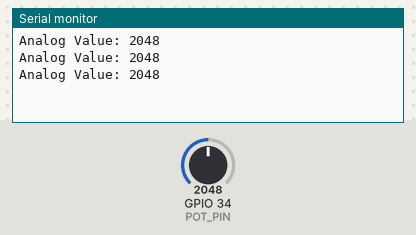
This sketch was run on a simulated ESP32. Parts: the last lines printed to the serial monitor. The test bench sets the inputs (shaded band); at power-on: GPIO 34 (POT_PIN) = 2048.

Above: at 1.3 s.
1.4 s: GPIO 34 (POT_PIN) set to 2866
At 1.9 s:
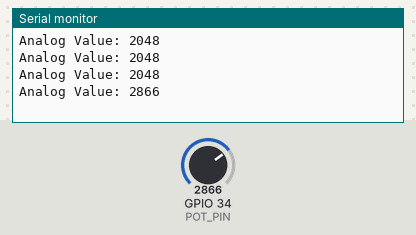
2.9 s: GPIO 34 (POT_PIN) set to 3603
At 3.4 s:
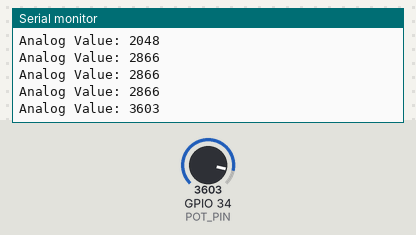
Timing chart, 0 to 5.9 s (numbered marks = the images above; inputs shaded):
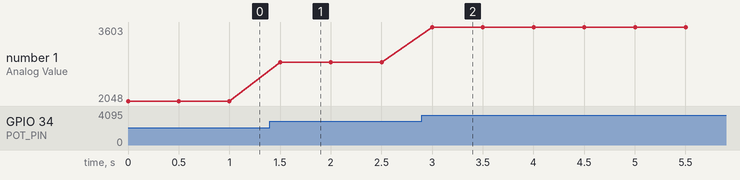

The sketch:

sketch.ino
```cpp
// Pin Definitions
const int POT_PIN = 34; // Potentiometer connected to Analog Pin GPIO 34

void setup() {
  // Initialize serial communication at 115200 baud rate
  Serial.begin(115200);

  // ESP32 ADC pins are INPUT by default, but explicit declaration is good practice
  pinMode(POT_PIN, INPUT);
}

void loop() {
  // Read the raw 12-bit analog value (0 to 4095)
  int potValue = analogRead(POT_PIN);

  // Print the value to the Serial Monitor
  Serial.print("Analog Value: ");
  Serial.println(potValue);

  // Wait for 500 ms before reading again
  delay(500);
}
```

Measured:
- after the input at 1.4 s, the serial monitor: prints a new line after 0.10 s (image 1)
- after the input at 2.9 s, the serial monitor: prints a new line after 0.10 s (image 2)
- plotted number 1: 2048 → 2866 after the input at 1.4 s, 2866 → 3603 after the input at 2.9 s
